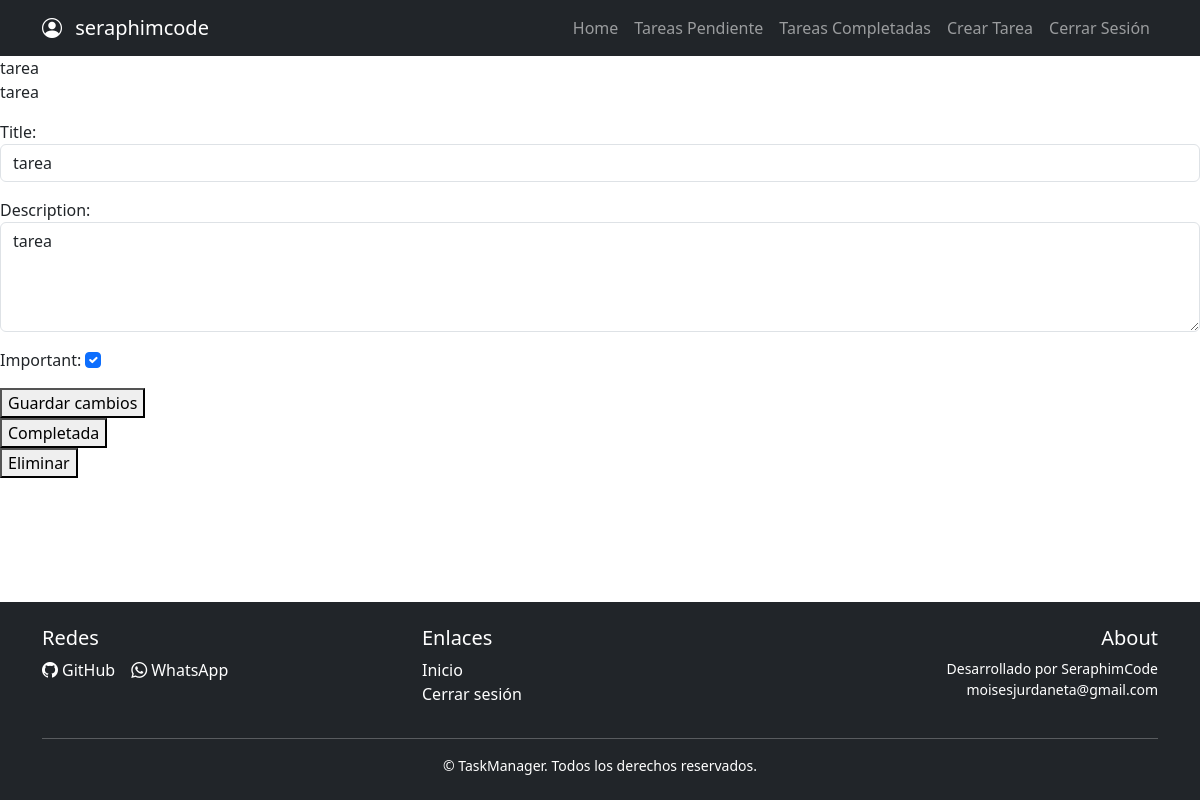
/detalle_tarea/2/ (signed in), run on the app's committed database.
### tareas/models.py (models this page shows, shortened)
class Tarea(models.Model):
    title = models.CharField(max_length=100)
    description = models.TextField(blank=True)
    created_at = models.DateTimeField(auto_now_add=True)
    datecomplete = models.DateTimeField(null=True,)
    important = models.BooleanField(default=False)
    user = models.ForeignKey(User, on_delete=models.CASCADE)

### tareas/views.py (the view, shortened to what this page needs)
# urls.py: path('detalle_tarea/<int:tarea_id>/', views.tarea_detalle, name='detalle_tarea'),
@login_required
def tarea_detalle(request, tarea_id):
    tarea = get_object_or_404(Tarea, pk=tarea_id, user=request.user)
    if request.method == 'GET':
        form = TareaForm(instance=tarea)
        return render(request, 'tarea_detalle.html', {'tarea': tarea, 'form': form})

### tareas/forms.py
class TareaForm(ModelForm):
    class Meta:
        model = Tarea
        fields = ['title', 'description', 'important']
        widgets = {
            'description': forms.Textarea(attrs={'rows': 4, 'class': 'form-control' , 'placeholder': 'Describe la tarea...'}),
            'title': forms.TextInput(attrs={'class': 'form-control', 'placeholder': 'Título de la tarea...'}),
            'important': forms.CheckboxInput(attrs={'class': 'form-check-input'})}

### tareas/templates/tarea_detalle.html (shortened to what this page needs)
{% extends 'base.html' %}
{% block content %}
{{ tarea.title }}
<p>{{ tarea.description }}</p>
<form action="{% url 'detalle_tarea' tarea.id %}" method="POST">
    {{ form.as_p }}
    <button type="submit">Guardar cambios</button>
</form>
<form action="{% url 'tarea_completada' tarea.id %}" method="POST">
    <button>Completada</button>
</form>
<form action="{% url 'eliminar_tarea' tarea.id %}" method="POST">
    <button>Eliminar</button>
</form>
{% endblock %}

### tareas/templates/base.html (shortened to what this page needs)
<!DOCTYPE html>
<html lang="en">
  <head>
    <link rel="stylesheet" href="https://cdn.jsdelivr.net/npm/bootstrap@5.3.8/dist/css/bootstrap.min.css" />
    <link rel="stylesheet" href="https://cdn.jsdelivr.net/npm/bootstrap-icons@1.10.5/font/bootstrap-icons.css" />
  </head>
  <body class="d-flex flex-column min-vh-100">
    <header>
      <nav class="navbar navbar-expand-lg bg-dark navbar-dark">
        <div class="container">
          <a class="navbar-brand" href="/">
            {% if user.is_authenticated %}
              <p class="text-white mb-0">
                <i class="bi bi-person-circle me-2"></i> {{ user.username }}
              </p>
            {% else %}
              SeraphimCode
            {% endif %}
          </a>
          <div class="collapse navbar-collapse" id="navbarNav">
            <ul class="navbar-nav ms-auto">
              <li class="nav-item">
                <a class="nav-link" href="{% url 'home' %}">Home</a>
              </li>
              {% if user.is_authenticated %}
                <li class="nav-item">
                  <a class="nav-link" href="{% url 'tarea' %}">Tareas Pendiente</a>
                </li>
                <li class="nav-item">
                  <a class="nav-link" href="{% url 'tareas_completadas' %}">Tareas Completadas</a>
                </li>
                <li class="nav-item">
                  <a class="nav-link" href="{% url 'crear_tarea' %}">Crear Tarea</a>
                </li>
                <li class="nav-item">
                  <a class="nav-link" href="/logout">Cerrar Sesión</a>
                </li>
              {% endif %}
            </ul>
          </div>
        </div>
      </nav>
    </header>
    <main>
      {% block content %}
      {% endblock %}
    </main>
    <footer class="bg-dark text-white mt-auto py-4">
  <div class="container">
    <div class="row justify-content-between">
      <div class="col-md-4 mb-3 mb-md-0">
        <h5>Redes</h5>
        <div class="d-flex gap-3">
          <a href="https://github.com/seraphimgeemu" target="_blank" class="text-white text-decoration-none d-flex align-items-center">
            <i class="bi bi-github me-1"></i> GitHub
          </a>
          <a href="https://wa.me/584146720418?text=Hola%20quiero%20más%20información%20sobre%20TaskManager" target="_blank" class="text-white text-decoration-none d-flex align-items-center">
            <i class="bi bi-whatsapp me-1"></i> WhatsApp
          </a>
        </div>
      </div>
      <div class="col-md-4 mb-3 mb-md-0">
        <h5>Enlaces</h5>
        <ul class="list-unstyled">
          <li><a href="/" class="text-white text-decoration-none">Inicio</a></li>
          <li><a href="/logout/" class="text-white text-decoration-none">Cerrar sesión</a></li>
        </ul>
      </div>
      <div class="col-md-4 text-md-end">
        <h5>About</h5>
        <p class="small mb-0">Desarrollado por SeraphimCode</p>
        <p class="small">moisesjurdaneta@gmail.com</p>
      </div>
    </div>
    <hr class="bg-light">
    <div class="text-center small">
      &copy; {{ year }} TaskManager. Todos los derechos reservados.
    </div>
  </div>
</footer>
  </body>
</html>

### data on the page
Tarea: title "tarea", description "tarea", important "☑"

### other printed values
{{ user.username }} "seraphimcode"
